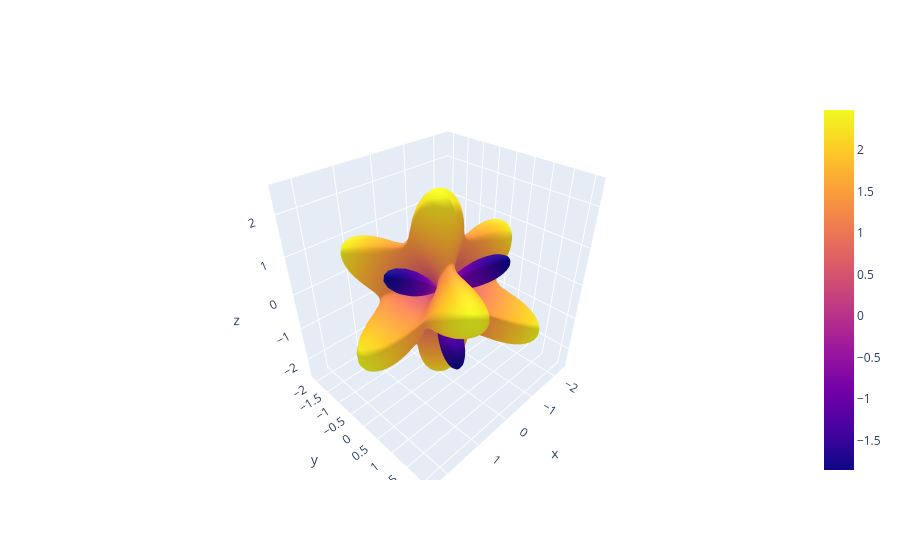

The notebook cell this image was saved under:
### Code cell
go.Figure([go.Surface(**sph.plotly_surface(fe_sig)[0])])

### Figure 1 — Plotly figure (JSON) as saved in the notebook; plotly's stock layout.template omitted (floating-point values rounded to 4 significant figures; data arrays with more than 128 entries replaced by an {"elided": "..."} marker saying what was removed)
{"data": [{"surfacecolor": {"elided": "100x100 float values"}, "type": "surface", "x": {"elided": "100x100 float values"}, "y": {"elided": "100x100 float values"}, "z": {"elided": "100x100 float values"}}], "layout": {}}
